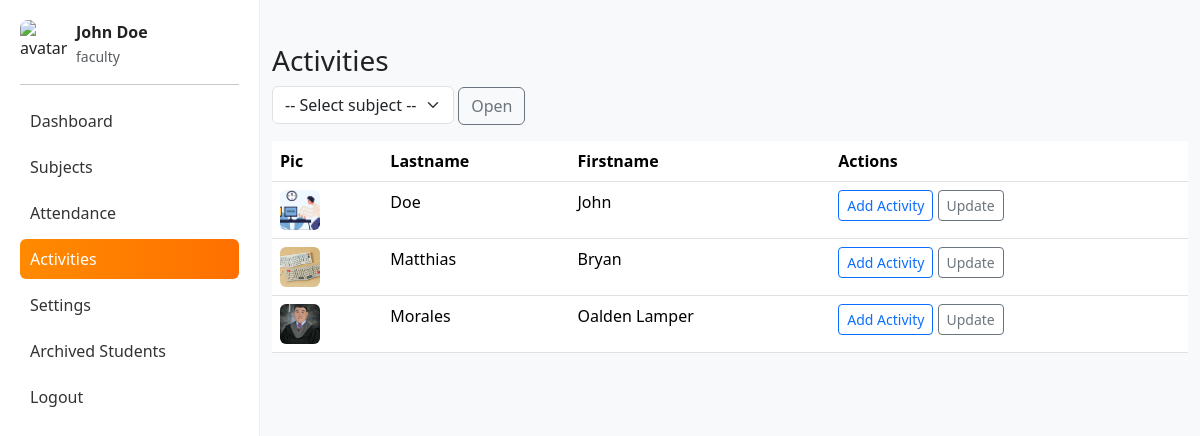
The app's page /faculty/activities.php?subject=2 (signed in) with its own data.
### tables this page shows
CREATE TABLE `grades` (
  `id` int(11) NOT NULL,
  `student_id` int(11) NOT NULL,
  `subject_id` int(11) NOT NULL,
  `prelim` decimal(5,2) DEFAULT '0.00',
  `midterm` decimal(5,2) DEFAULT '0.00',
  `finals` decimal(5,2) DEFAULT '0.00',
  `updated_at` timestamp NOT NULL DEFAULT CURRENT_TIMESTAMP ON UPDATE CURRENT_TIMESTAMP
);

CREATE TABLE `students` (
  `id` int(11) NOT NULL,
  `subject_id` int(11) NOT NULL,
  `lastname` varchar(255) NOT NULL,
  `firstname` varchar(255) NOT NULL,
  `course` varchar(100) DEFAULT '',
  `year_level` varchar(50) DEFAULT '',
  `avatar` varchar(255) DEFAULT 'assets/img/default-avatar.png',
  `archived` tinyint(1) DEFAULT '0',
  `created_at` timestamp NOT NULL DEFAULT CURRENT_TIMESTAMP
);

### faculty/activities.php (the view, shortened to what this page needs)
<?php
$pdo = pdo();
$subject = intval($_GET['subject'] ?? 0);
$students = [];
if($subject){
    $students = $pdo->prepare("SELECT s.*, g.prelim,g.midterm,g.finals FROM students s LEFT JOIN grades g ON g.student_id=s.id AND g.subject_id=s.subject_id WHERE s.subject_id=? AND s.archived=0");
    $students->execute([$subject]);
    $students = $students->fetchAll();
}
?>
<!doctype html>
<html>
<head>
  <link href="https://cdn.jsdelivr.net/npm/bootstrap@5.3.2/dist/css/bootstrap.min.css" rel="stylesheet">
  <link rel="stylesheet" href="../assets/css/style.css">
</head>
<body>
  <?php include '../shared/left_nav.php'; ?>
  <main class="main-content">
    <div class="container py-4">
      <h3>Activities</h3>
      <form method="get" class="mb-3">
        <select name="subject" class="form-select w-auto d-inline">
          <option value="">-- Select subject --</option>
        </select>
        <button class="btn btn-outline-secondary">Open</button>
      </form>
      <?php if($subject): ?>
        <table class="table">
          <thead><tr><th>Pic</th><th>Lastname</th><th>Firstname</th><th>Actions</th></tr></thead>
          <tbody>
            <?php foreach($students as $st): ?>
              <tr>
                <td><img src="../<?php echo $st['avatar'] ?>" style="width:40px;height:40px;object-fit:cover;border-radius:6px;"></td>
                <td><?php echo htmlspecialchars($st['lastname']) ?></td>
                <td><?php echo htmlspecialchars($st['firstname']) ?></td>
                <td>
                  <button class="btn btn-sm btn-outline-primary" data-bs-toggle="modal" data-bs-target="#actModal<?php echo $st['id'] ?>">Add Activity</button>
                  <a class="btn btn-sm btn-outline-secondary" href="update_activities.php?student=<?php echo $st['id'] ?>&subject=<?php echo $subject ?>">Update</a>
                </td>
              </tr>
            <?php endforeach; ?>
          </tbody>
        </table>
      <?php endif; ?>
    </div>
  </main>
</body>
</html>

### assets/css/style.css (style rules this page uses)
body { font-family: system-ui, -apple-system, "Segoe UI", Roboto, "Helvetica Neue", Arial; background:#f7f9fb; color:#222; }

### shared/left_nav.php (style rules this page uses)
.main-content { margin-left:260px; padding-top:20px; }

### records on screen
grades: student.avatar (picture), student.lastname "Doe", student.firstname "John"
grades: student.avatar (picture), student.lastname "Matthias", student.firstname "Bryan"
grades: student.avatar (picture), student.lastname "Morales", student.firstname "Oalden Lamper"

### other values on screen
$user['fullname'] ?: $user['username'] "John Doe"
$user['role'] "faculty"
$l['label'] "Dashboard"
$l['label'] "Subjects"
$l['label'] "Attendance"
$l['label'] "Activities"
$l['label'] "Settings"
$l['label'] "Archived Students"
$l['label'] "Logout"
